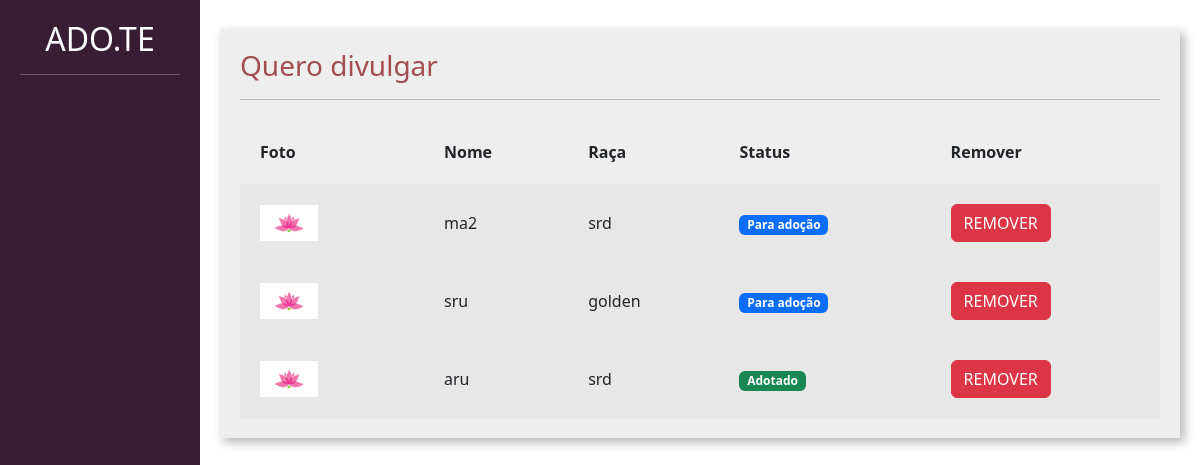
/divulgar/seus_pets/ (signed in), run on an earlier commit of the app's database.
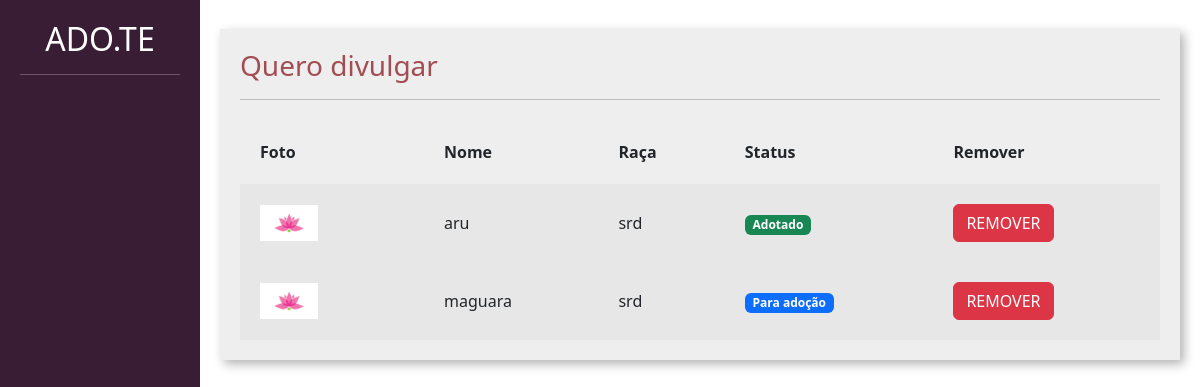
And on a later commit of the database.
### divulgar/models.py (models this page shows, shortened)
class Pet(models.Model):
    choices_status = (('P', 'Para adocao'),
                      ('A', 'Adotado'))
    usuario = models.ForeignKey(User, on_delete= models.DO_NOTHING)
    foto = models.ImageField(upload_to="fotos_pet")
    nome = models.CharField(max_length=100)
    descricao = models.TextField()
    estado = models.CharField(max_length=50)
    cidade = models.CharField(max_length=50)
    telefone = models.CharField(max_length=14)
    tag = models.ManyToManyField(Tag)
    raca = models.ForeignKey(Raca, on_delete=models.DO_NOTHING)
    status= models.CharField(max_length=1, choices=choices_status, default='P')

class Raca(models.Model):
    raca = models.CharField(max_length=50)
    def __str__(self):
        return self.raca

### divulgar/views.py (the view)
# urls.py: path('seus_pets/', views.seus_pets, name="seus_pets"),
@login_required
def seus_pets(request):
    if request.method == "GET":
        pets = Pet.objects.filter(usuario=request.user)
        return render(request, 'seus_pets.html', {'pets': pets})

### divulgar/templates/seus_pets.html (shortened to what this page needs)
{% load static %}
<!doctype html>
<html lang="pt-BR">
    <head>
    <link href="https://cdn.jsdelivr.net/npm/bootstrap@5.3.0-alpha1/dist/css/bootstrap.min.css" rel="stylesheet">
    <link href="{% static 'usuarios/css/cadastro.css' %}" rel="stylesheet">
    <link href="{% static 'divulgar/css/novo_pet.css' %}" rel="stylesheet">
    <link href="{% static 'divulgar/css/seus_pet.css' %}" rel="stylesheet">
    </head>
    <body>
        <div class="container-fluid">
            <div class="row">
                <div class="col-md-2 bg-side sidebar">
                    <h2>ADO.TE</h2>
                    <hr>
                </div>
                <div class="col-md">
                    <div class="wrapper">
                        <div class="box width80">
                            <h3 class="font-vinho">Quero divulgar</h3>
                            <hr>
                             <table class="tabela" cellpadding="20">
                                <tr>
                                    <th>Foto</th>
                                    <th>Nome</th>
                                    <th>Raça</th>
                                    <th>Status</th>
                                    <th>Remover</th>
                                </tr>
                                {% for pet in pets%}
                                    <tr class="tabela-linha">
                                        <td width="20%">
                                            <img width="40%" src="{{pet.foto.url}}">
                                        </td>
                                        <td>
                                            {{pet.nome}}
                                        </td>
                                        <td>
                                            {{pet.raca}}
                                        </td>
                                        <td>
                                            {% if pet.status == "P" %}
                                                <span class="badge text-bg-primary">Para adoção</span>
                                            {% elif pet.status == "A" %}
                                                <span class="badge text-bg-success">Adotado</span>
                                            {% endif%}
                                        </td>
                                        <td>
                                            <a href="" class="btn btn-danger">REMOVER</a>
                                        </td>
                                    </tr>
                                {% endfor %}
                            </table>
                        </div>
                    </div>
                </div>
            </div>
        </div>
    </body>
</html>

What changed in the data, as far as the page shows it:
removed Pet: foto (picture), nome "ma2", raca "srd", status "Para adoção"
removed Pet: foto (picture), nome "sru", raca "golden", status "Para adoção"
added Pet: foto (picture), nome "maguara", raca "srd", status "Para adoção"
